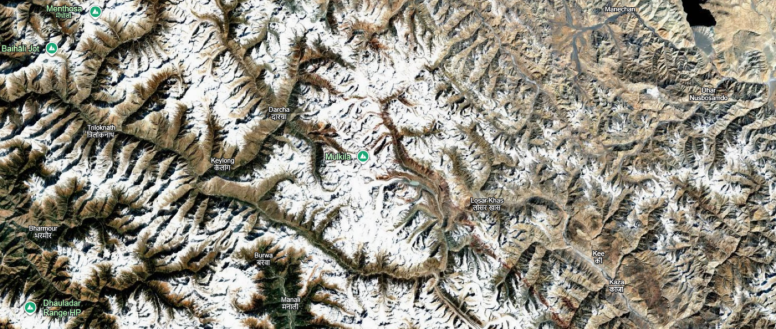
#> input picture outputs/original.png, 1552 x 657 px (shown at 1/2 size)
$ python main.py --input outputs/original.png
#> lines starting #> are read from the running program, lines starting #| are printed output that depends on the picture
import argparse
import json
import os
from pathlib import Path

import cv2
import matplotlib
matplotlib.use("Agg")
import matplotlib.pyplot as plt
import numpy as np
import rasterio
from rasterio.enums import Resampling
from sklearn.cluster import MiniBatchKMeans
from sklearn.preprocessing import StandardScaler
from skimage.filters.rank import entropy
from skimage.morphology import disk


def normalize_band(band):
    """Scale a numeric band robustly to uint8 for visualization/features."""
    band = np.asarray(band, dtype=np.float32)
    valid = np.isfinite(band)
    if not valid.any():
        return np.zeros(band.shape, dtype=np.uint8)
    lo, hi = np.percentile(band[valid], [2, 98])
    if hi <= lo:
        return np.zeros(band.shape, dtype=np.uint8)
    scaled = np.clip((band - lo) / (hi - lo), 0, 1)
    scaled[~valid] = 0
    return (scaled * 255).astype(np.uint8)


def read_input(path, red_band=1, nir_band=4, max_side=1400):
    """Read raster. Band arguments are 1-based. Returns display RGB and metadata."""
    path = str(path)
    if path.lower().endswith((".tif", ".tiff")):
        with rasterio.open(path) as src:
            count = src.count
            if count < 1:
                raise ValueError("Raster contains no bands.")
            scale = min(1.0, max_side / max(src.height, src.width))
            out_h = max(1, int(src.height * scale))
            out_w = max(1, int(src.width * scale))
            indexes = list(range(1, min(3, count) + 1))
            rgb_bands = []
            for idx in indexes:
                arr = src.read(idx, out_shape=(out_h, out_w), resampling=Resampling.bilinear)
                rgb_bands.append(normalize_band(arr))
            if len(rgb_bands) == 1:
                rgb = np.repeat(rgb_bands[0][:, :, None], 3, axis=2)
            elif len(rgb_bands) == 2:
                rgb = np.stack([rgb_bands[0], rgb_bands[1], rgb_bands[1]], axis=2)
            else:
                rgb = np.stack(rgb_bands[:3], axis=2)

            red = None
            nir = None
            if 1 <= red_band <= count:
                red = src.read(red_band, out_shape=(out_h, out_w), resampling=Resampling.bilinear).astype(np.float32)
            if 1 <= nir_band <= count and count >= 4:
                nir = src.read(nir_band, out_shape=(out_h, out_w), resampling=Resampling.bilinear).astype(np.float32)
            profile = src.profile.copy()
            # Keep georeferencing while updating dimensions and writing a one-band output.
            profile.update(height=out_h, width=out_w, count=1, dtype="uint8", nodata=0, compress="lzw")
            return rgb, red, nir, profile, True, count

    image = cv2.imread(path, cv2.IMREAD_COLOR)
    if image is None:
        raise ValueError(f"Could not read input image: {path}")
    image = cv2.cvtColor(image, cv2.COLOR_BGR2RGB)
    h, w = image.shape[:2]
    scale = min(1.0, max_side / max(h, w))
    if scale < 1:
        image = cv2.resize(image, (int(w * scale), int(h * scale)), interpolation=cv2.INTER_AREA)
    return image, None, None, None, False, 3


def make_features(rgb, red, nir):
    gray = cv2.cvtColor(rgb, cv2.COLOR_RGB2GRAY)
    enhanced = cv2.createCLAHE(clipLimit=2.0, tileGridSize=(8, 8)).apply(gray)

    # Local variance approximates neighborhood texture.
    gray_f = gray.astype(np.float32)
    mean = cv2.blur(gray_f, (9, 9))
    mean_sq = cv2.blur(gray_f * gray_f, (9, 9))
    local_var = np.maximum(mean_sq - mean * mean, 0)
    texture_u8 = normalize_band(local_var)

    spectral_ratio = None
    if red is not None and nir is not None:
        denom = nir + red
        # Use normalized difference ratio (NIR - Red) / (NIR + Red).
        # This is an NDVI-style feature; it is meaningful only for correctly mapped NIR and Red bands.
        ratio = np.divide(nir - red, denom, out=np.zeros_like(nir), where=np.abs(denom) > 1e-8)
        spectral_ratio = np.clip(ratio, -1, 1).astype(np.float32)

    feature_list = [
        rgb.astype(np.float32) / 255.0,
        (enhanced.astype(np.float32) / 255.0)[:, :, None],
        (texture_u8.astype(np.float32) / 255.0)[:, :, None],
    ]
    if spectral_ratio is not None:
        feature_list.append(spectral_ratio[:, :, None])
    features = np.concatenate(feature_list, axis=2)
    return gray, enhanced, texture_u8, spectral_ratio, features


def save_rgb(path, image):
    plt.figure(figsize=(10, 7))
    plt.imshow(image)
    plt.axis("off")
    plt.tight_layout()
    plt.savefig(path, dpi=160, bbox_inches="tight", pad_inches=0)
    plt.close()


def save_gray(path, image, title=None, cmap="gray"):
    plt.figure(figsize=(10, 7))
    plt.imshow(image, cmap=cmap)
    if title:
        plt.title(title)
    plt.axis("off")
    plt.tight_layout()
    plt.savefig(path, dpi=160, bbox_inches="tight", pad_inches=0)
    plt.close()


def save_histogram(path, original_gray, enhanced_gray):
    plt.figure(figsize=(9, 5))
    plt.hist(original_gray.ravel(), bins=256, range=(0, 255), alpha=0.55, label="Original")
    plt.hist(enhanced_gray.ravel(), bins=256, range=(0, 255), alpha=0.55, label="CLAHE enhanced")
    plt.xlabel("Pixel intensity")
    plt.ylabel("Pixel count")
    plt.title("Histogram comparison")
    plt.legend()
    plt.tight_layout()
    plt.savefig(path, dpi=160)
    plt.close()


def main():
    parser = argparse.ArgumentParser(description="DIP + GIS land-cover segmentation prototype")
    parser.add_argument("--input", required=True, help="Input satellite image (.tif/.tiff/.png/.jpg)")
    parser.add_argument("--output", default="outputs", help="Output directory")
    parser.add_argument("--clusters", type=int, default=5, help="Number of K-means clusters")
    parser.add_argument("--red-band", type=int, default=1, help="1-based red band index for multispectral GeoTIFF")
    parser.add_argument("--nir-band", type=int, default=4, help="1-based NIR band index; ratio skipped if unavailable")
    args = parser.parse_args()

    if args.clusters < 2:
        raise ValueError("--clusters must be at least 2")

    out = Path(args.output)
    out.mkdir(parents=True, exist_ok=True)

    rgb, red, nir, profile, is_geotiff, band_count = read_input(
        args.input, args.red_band, args.nir_band
    )
#> in read_input, image is the input picture: shape (657, 1552, 3); mean B, G, R 130.5, 142.2, 146.1
#> is_geotiff = False; band_count = 3
    gray, enhanced, texture, spectral_ratio, features = make_features(rgb, red, nir)
#> in make_features, `local_var = np.maximum(mean_sq - mean * mean, 0)`:
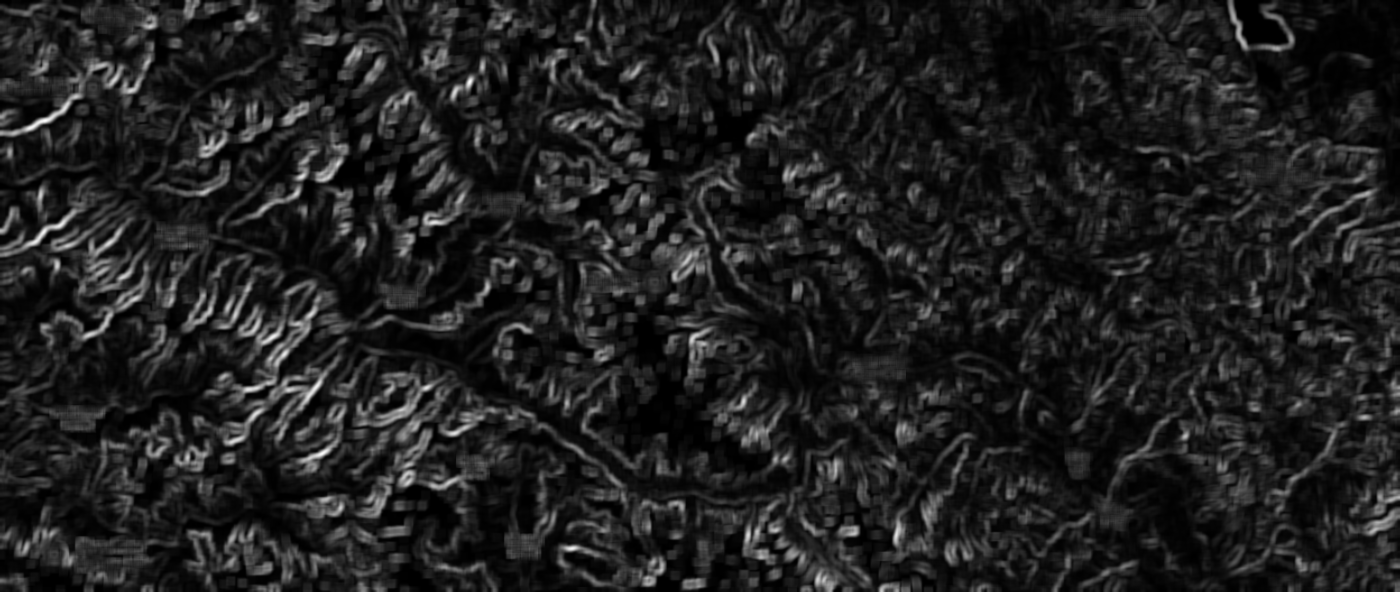
#> local_var: shape (592, 1400) float32; min 0, max 10909.7, mean 1383.2; drawn with min black and max white
#> in normalize_band, `valid = np.isfinite(band)`: valid: shape (592, 1400) bool; every value is 1
#> in normalize_band, `lo, hi = np.percentile(band[valid], [2, 98])`: lo = 58.39; hi = 5140.5
#> in normalize_band, `scaled = np.clip((band - lo) / (hi - lo), 0, 1)`:
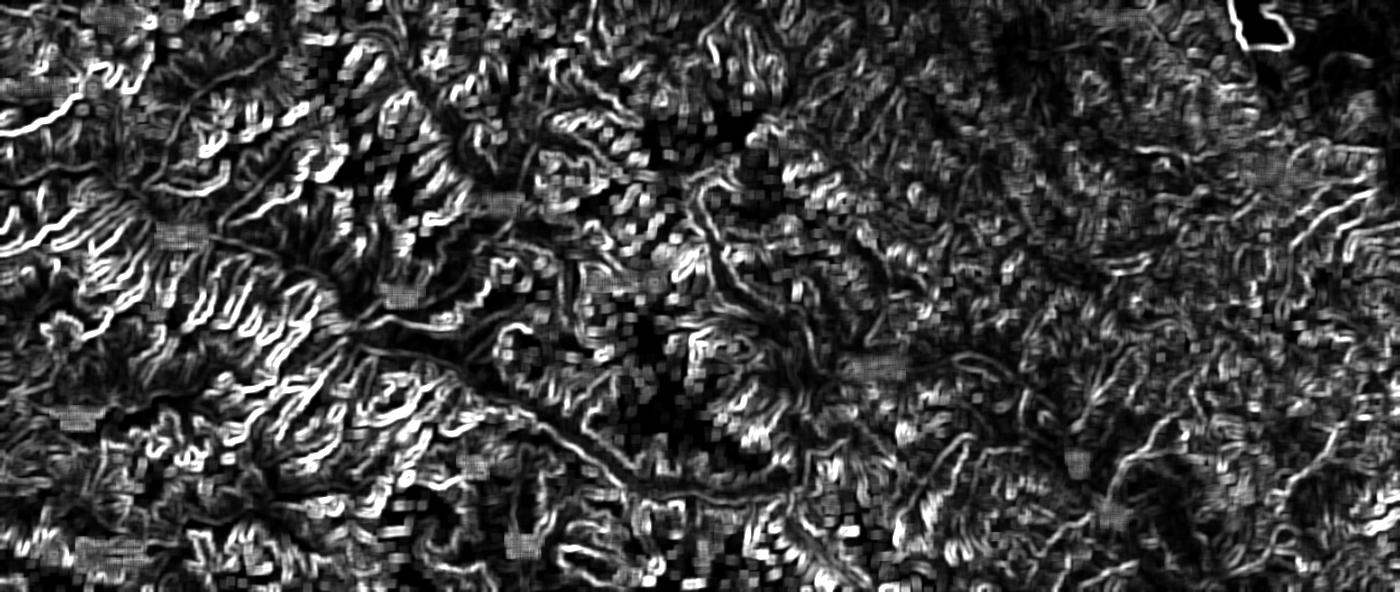
#> scaled: shape (592, 1400) float32; min 0, max 1, mean 0.256

    h, w = gray.shape
#> h = 592; w = 1400
    X = features.reshape(-1, features.shape[2])
    # Standardize features so one feature's numeric range does not dominate.
    X = StandardScaler().fit_transform(X)

    model = MiniBatchKMeans(
        n_clusters=args.clusters,
        random_state=42,
        batch_size=4096,
        n_init=5
    )
    labels = model.fit_predict(X).reshape(h, w).astype(np.uint8)
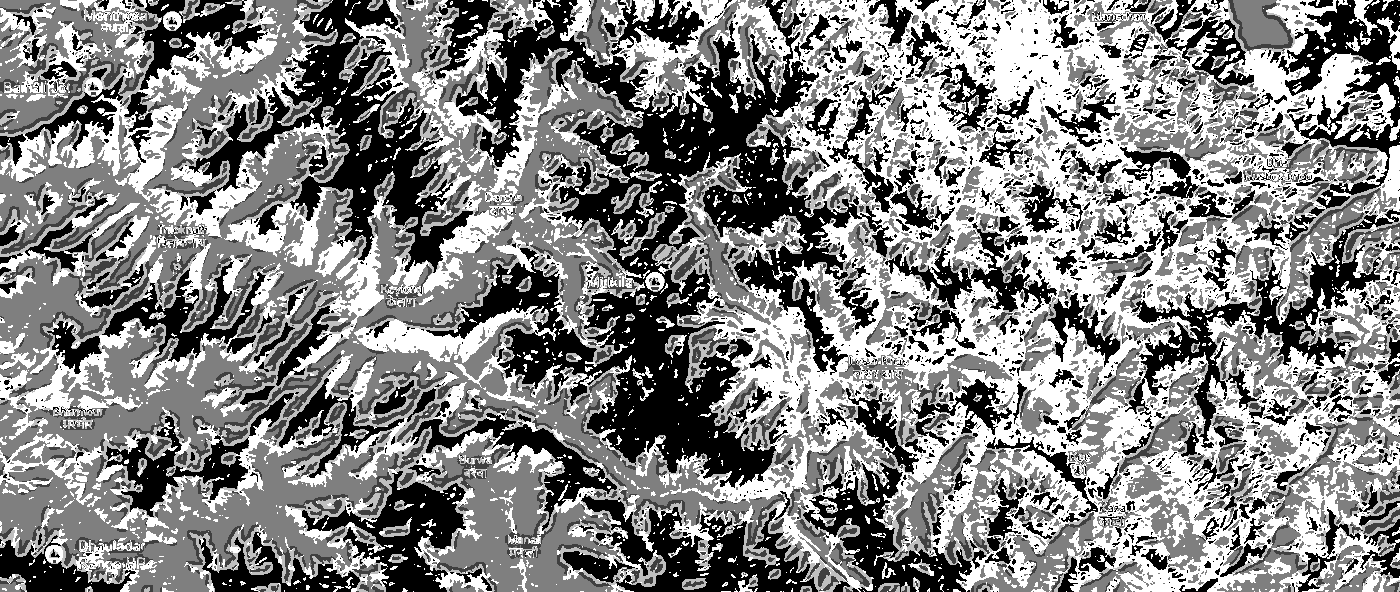
#> labels: shape (592, 1400); min 0, max 4, mean 2.09; drawn with min black and max white

    # Give clusters display colours. Cluster IDs remain arbitrary.
    rng = np.random.default_rng(42)
    palette = rng.integers(35, 245, size=(args.clusters, 3), dtype=np.uint8)
    clustered_rgb = palette[labels]
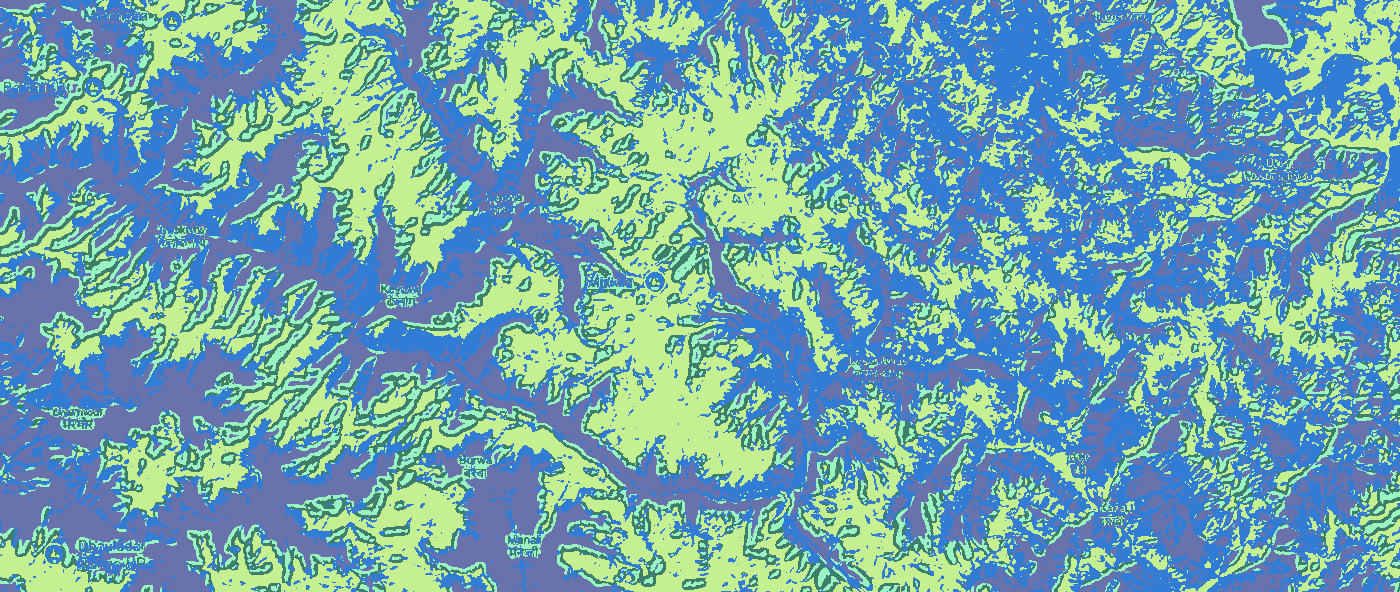
#> clustered_rgb: shape (592, 1400, 3); mean of channels 0, 1, 2 173.3, 165.1, 113.1; drawn as B, G, R

    edges = cv2.Canny(enhanced, 80, 160)
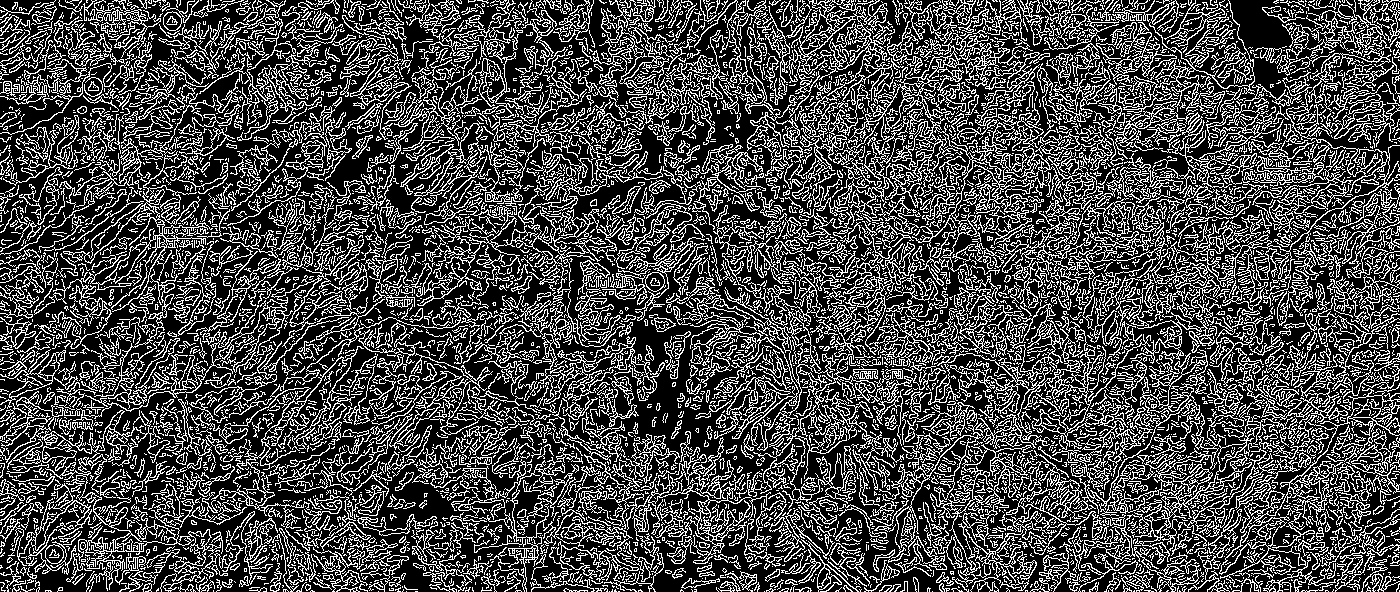
#> edges: shape (592, 1400); 28.7% white in thin lines or dots

    save_rgb(out / "original.png", rgb)
    save_gray(out / "enhanced.png", enhanced, "CLAHE enhanced image")
    save_histogram(out / "histogram.png", gray, enhanced)
#> in save_histogram, `plt.savefig(path, dpi=160)`:
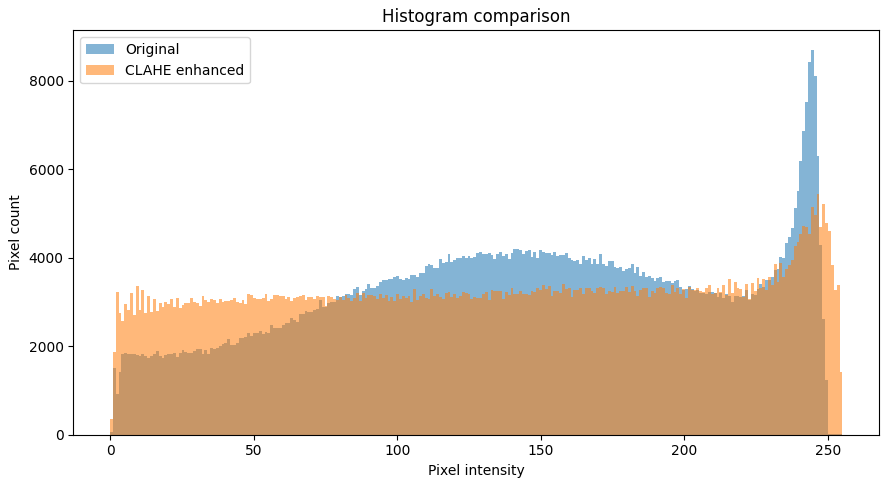
#> figure drawn by matplotlib, 1 panel; tallest bar 8709 high, from x = 244 to 245; tallest bar 5441 high, from x = 246 to 247
    save_rgb(out / "kmeans_clusters.png", clustered_rgb)
    save_gray(out / "edges.png", edges, "Canny edge detection")
    save_gray(out / "texture.png", texture, "Local variance texture feature")

    if spectral_ratio is not None:
        plt.figure(figsize=(10, 7))
        plt.imshow(spectral_ratio, cmap="RdYlGn", vmin=-1, vmax=1)
        plt.colorbar(label="(NIR - Red) / (NIR + Red)")
        plt.title("Normalized difference spectral feature")
        plt.axis("off")
        plt.tight_layout()
        plt.savefig(out / "spectral_ratio.png", dpi=160, bbox_inches="tight")
        plt.close()

    if is_geotiff and profile is not None:
        with rasterio.open(out / "classified.tif", "w", **profile) as dst:
            dst.write(labels, 1)

    summary = {
        "input": os.path.abspath(args.input),
        "height": int(h),
        "width": int(w),
        "input_band_count": int(band_count),
        "clusters": int(args.clusters),
        "features_used": ["RGB", "CLAHE intensity", "local variance texture"] +
                         (["normalized difference (NIR-Red)/(NIR+Red)"] if spectral_ratio is not None else []),
        "spectral_ratio_computed": spectral_ratio is not None,
        "georeferenced_geotiff_exported": bool(is_geotiff),
        "warning": "Cluster IDs are unsupervised groups, not verified semantic land-cover classes. Accuracy requires ground truth."
    }
    with open(out / "run_summary.json", "w", encoding="utf-8") as f:
        json.dump(summary, f, indent=2)

    print(f"Done. Outputs saved to: {out.resolve()}")
    print("Clusters are not semantic labels. Validate against reference data before reporting accuracy.")
    if spectral_ratio is None:
        print("No NIR/Red ratio computed. Use a suitable multispectral GeoTIFF and verify band mapping.")


if __name__ == "__main__":
    main()
